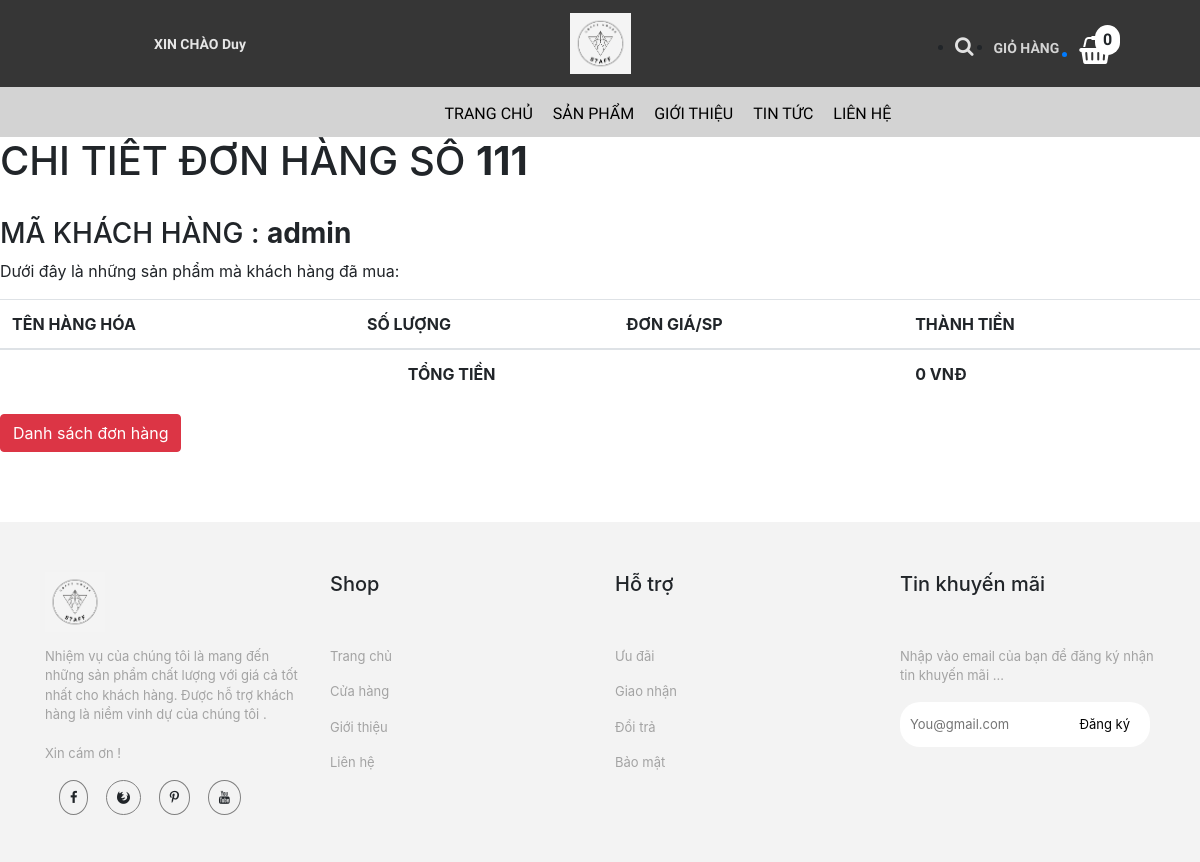
/trang-chinh/lichsu-chitiet.php?ma_hd=111&ma_kh=admin (signed in), run on an earlier commit of the app's database.
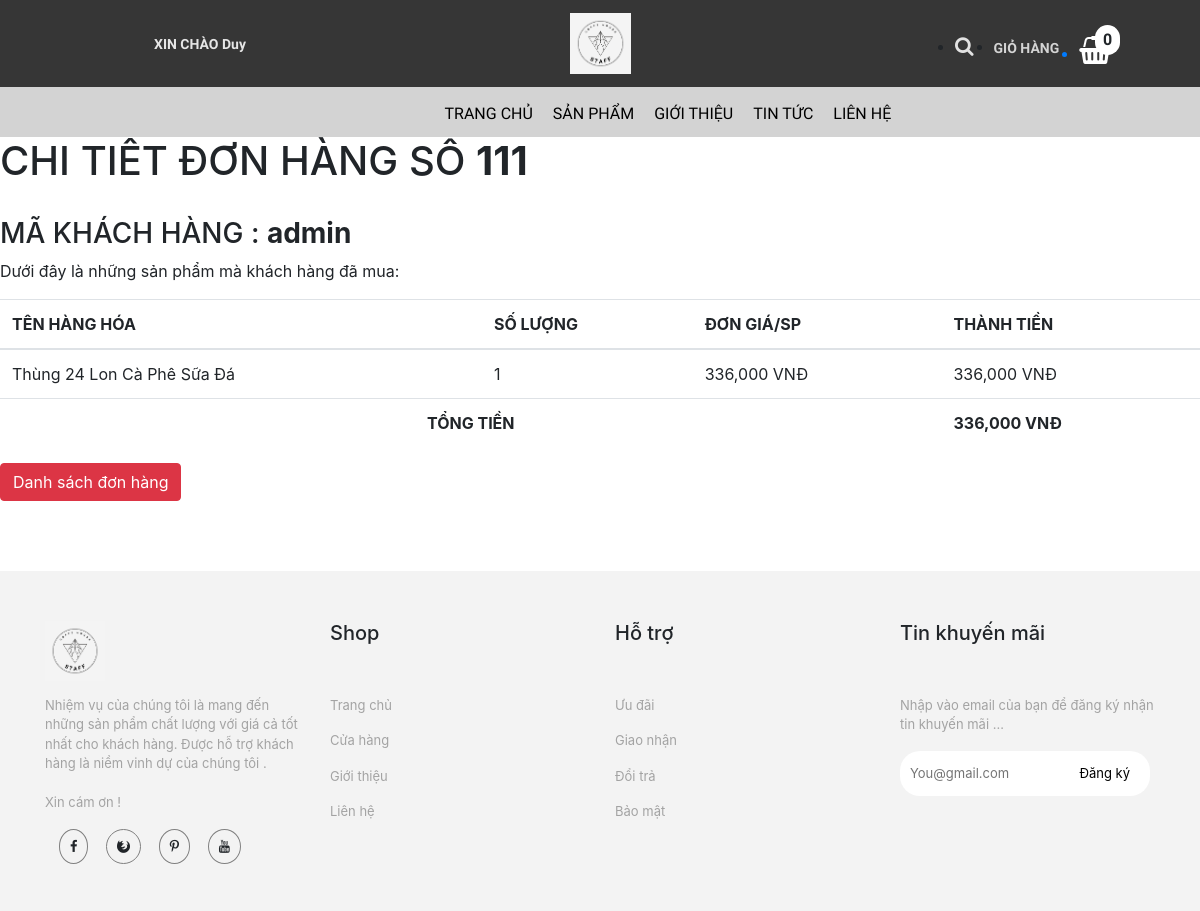
And on a later commit of the database.
### tables this page shows
CREATE TABLE `hoa_don_chi_tiet` (
  `ma_hd` int(11) NOT NULL,
  `so_luong` int(11) NOT NULL,
  `don_gia` int(11) NOT NULL,
  `ma_hh` int(11) NOT NULL
);

CREATE TABLE `hang_hoa` (
  `ma_hh` int(11) NOT NULL,
  `ten_hh` varchar(50) NOT NULL,
  `hinh` varchar(50) NOT NULL,
  `don_gia` int(11) NOT NULL,
  `giam_gia` int(11) NOT NULL,
  `mo_ta` varchar(500) NOT NULL,
  `ma_loai` int(11) NOT NULL
);

### trang-chinh/dao/pdo.php (called while the page is built, shortened)
<?php
    function pdo_get_connection(){
        $pdo = new PDO("mysql:host=localhost;dbname=staffcoffee",'root','');
        $pdo->setAttribute(PDO::ATTR_ERRMODE, PDO::ERRMODE_EXCEPTION);
        return $pdo;
    }
    function pdo_query($sql){
        $sql_args = array_slice(func_get_args(),1);
        try{
            $conn = pdo_get_connection();
            $stmt = $conn ->prepare($sql);
            $stmt -> execute($sql_args);
            $rows = $stmt -> fetchAll();
            return $rows;
        }catch(PDOException $e){
            throw $e;
        }finally{
            unset($conn);
        }
    }
    ?>

### trang-chinh/dao/hoa-don.php (called while the page is built, shortened)
<?php
    require_once ('pdo.php');
    function hoa_don_chi_tiet_select_by_id($ma_hd){
        $sql = "SELECT * FROM hoa_don_chi_tiet
        JOIN hang_hoa ON hoa_don_chi_tiet.ma_hh = hang_hoa.ma_hh
        WHERE hoa_don_chi_tiet.ma_hd=?";
        return pdo_query($sql,$ma_hd);
    }
?>

### trang-chinh/lichsu-chitiet.php (the view, shortened to what the changed rows need)
<!DOCTYPE html>
<html lang="en">
<head>
    <link rel="stylesheet" href="https://maxcdn.bootstrapcdn.com/bootstrap/4.0.0/css/bootstrap.min.css">
    <link rel="stylesheet" href="../../bigshoes/css/lien-he/products.css">
    <link rel="stylesheet" href="../../bigshoes/css/chi-tiet-sp/products.css">
    <link rel="stylesheet" href="../../bigshoes/css/chi-tiet-sp/plugin/css/owl.carousel.min.css">
    <link rel="stylesheet" href="../../bigshoes/css/chi-tiet-sp/plugin/css/owl.theme.default.min.css">
    <link rel="stylesheet" href="https://cdnjs.cloudflare.com/ajax/libs/font-awesome/4.7.0/css/font-awesome.min.css">
</head>
<body>
        <div id="page-wrapper">
		  <div class="header">
                                <?php
                                require_once ('../trang-chinh/dao/hoa-don.php');
                                extract($_REQUEST);
                                $items = hoa_don_chi_tiet_select_by_id($ma_hd);
                                $Total = 0;
                            ?>
                        <div class="page-header">
                            <h1>CHI TIẾT ĐƠN HÀNG SỐ <b><?=$ma_hd?></b></h1><br>
                            <table class="table table-hover">
                                <thead>
                                  <tr>
                                    <th>TÊN HÀNG HÓA</th>
                                    <th>SỐ LƯỢNG</th>
                                    <th>ĐƠN GIÁ/SP</th>
                                    <th>THÀNH TIỀN</th>
                                  </tr>
                                </thead>
                                <tbody>
                                <?php foreach($items as $item){
                                     extract($item);
                                    ?>
                                  <tr>
                                    <td><?=$ten_hh?></td>
                                    <td><?=$so_luong?></td>
                                    <td><?=number_format($don_gia)?> VNĐ</td>
                                    <td><?=number_format($don_gia * $so_luong); $Total +=($don_gia * $so_luong)?> VNĐ</td>
                                  </tr>
                                <?php } ?>
                                <tr>
                                    <td><b><?=number_format($Total) ?> VNĐ</b></td>
                                </tr>
                                </tbody>
                              </table>
                        </div>
		</div>
            </div>
</body>
</html>

What changed in the data, as far as the page shows it:
added hoa_don_chi_tiet: ma_hh.ten_hh "Thùng 24 Lon Cà Phê Sữa Đá", so_luong "1", ma_hh.don_gia "336,000", $don_gia * $so_luong "336,000"
Also different on the page:
$Total: "0" → "336,000"
